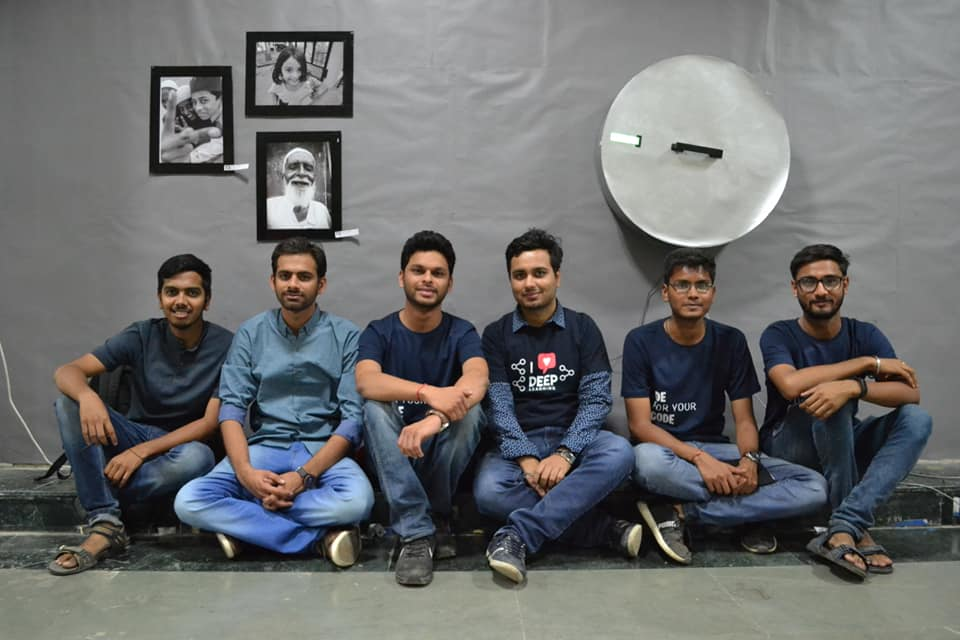
#> input picture image.jpg, 960 x 640 px, given in place of the camera
$ jupyter execute WebCam.ipynb
#> lines starting #> are read from the running program, lines starting #| are printed output that depends on the picture; after the words box and inside, x2 and y2 are one past the last pixel; in counts of white or black regions, pixels touching at a corner belong together
[cell 1]
import cv2
import matplotlib.pyplot as plt

[cell 2]
camera = cv2.VideoCapture(1)

[cell 3]
b,img = camera.read()
#> img is the input picture: shape (640, 960, 3); mean B, G, R 109.8, 109.7, 108.9
camera.release()
img = cv2.cvtColor(img,cv2.COLOR_BGR2RGB)

[cell 4]
plt.imshow(img)
plt.show()

[cell 5]
import cv2
import numpy as np

camera = cv2.VideoCapture(0)
# Create a Face Detector Object
facedetector = cv2.CascadeClassifier('../Day-1/face_template.xml')

name = input("Enter the name of person getting clicked ")
#> the answer given: ../image.jpg
pics = []
cnt = 0


while True:
    b,img = camera.read()

    if b==False:
        continue
    # Detect Faces
    faces = facedetector.detectMultiScale(img,1.2,5)
#> faces = [[278, 149, 45, 45], [402, 251, 53, 53], [266, 253, 58, 58], [501, 251, 60, 60], [667, 264, 54, 54], [155, 272, 54, 54], [791, 258, 61, 61]]

    # No face is detected
    if(len(faces)==0):
        continue


    # Draw bounding box around face
    face = faces[0]
#> face = [278, 149, 45, 45]
    x,y,w,h = faces[0]
#> x = 278; y = 149; w = 45; h = 45
    green = (0,255,0)
    cv2.rectangle(img,(x,y),(x+w,y+h),green,5)
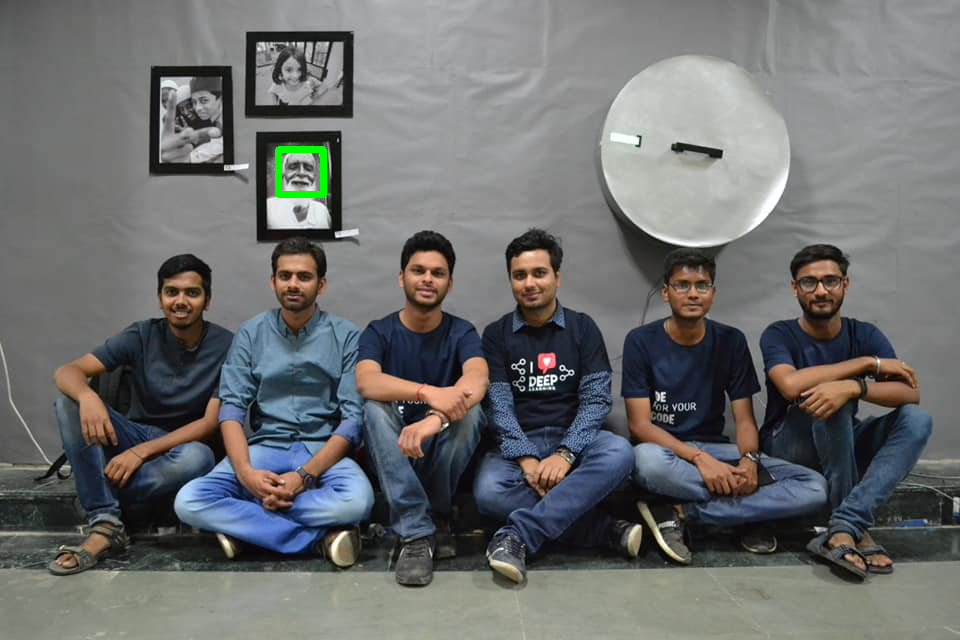
#> img: shape (640, 960, 3); 0.2% of pixels changed, all inside (x1, y1, x2, y2) = (275, 146, 327, 198)

    # Crop and Save that face pic in pictures

    cropped_face = img[y:y+h,x:x+w]
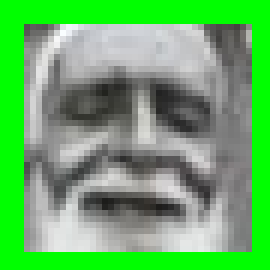
#> cropped_face: shape (45, 45, 3) (shown 6 times larger); mean B, G, R 102.8, 176.5, 103.2
    cv2.imshow("cropped face",cropped_face)
    cnt += 1

    # Save every 10th frame
    if cnt%10==0:
        print("Saving picture ",cnt/10)
        cropped_face = cv2.resize(cropped_face,(100,100))
        pics.append(cropped_face)

    if cnt/10==20:
        break


    # Show the New Image
    cv2.imshow("Title",img)
    #Add some delay 1 ms between 2 frames
    cv2.waitKey(1)

camera.release()
cv2.destroyAllWindows()

pics = np.array(pics)
print(pics.shape)

np.save(name+".npy",pics)
print("Images saved to disk")
